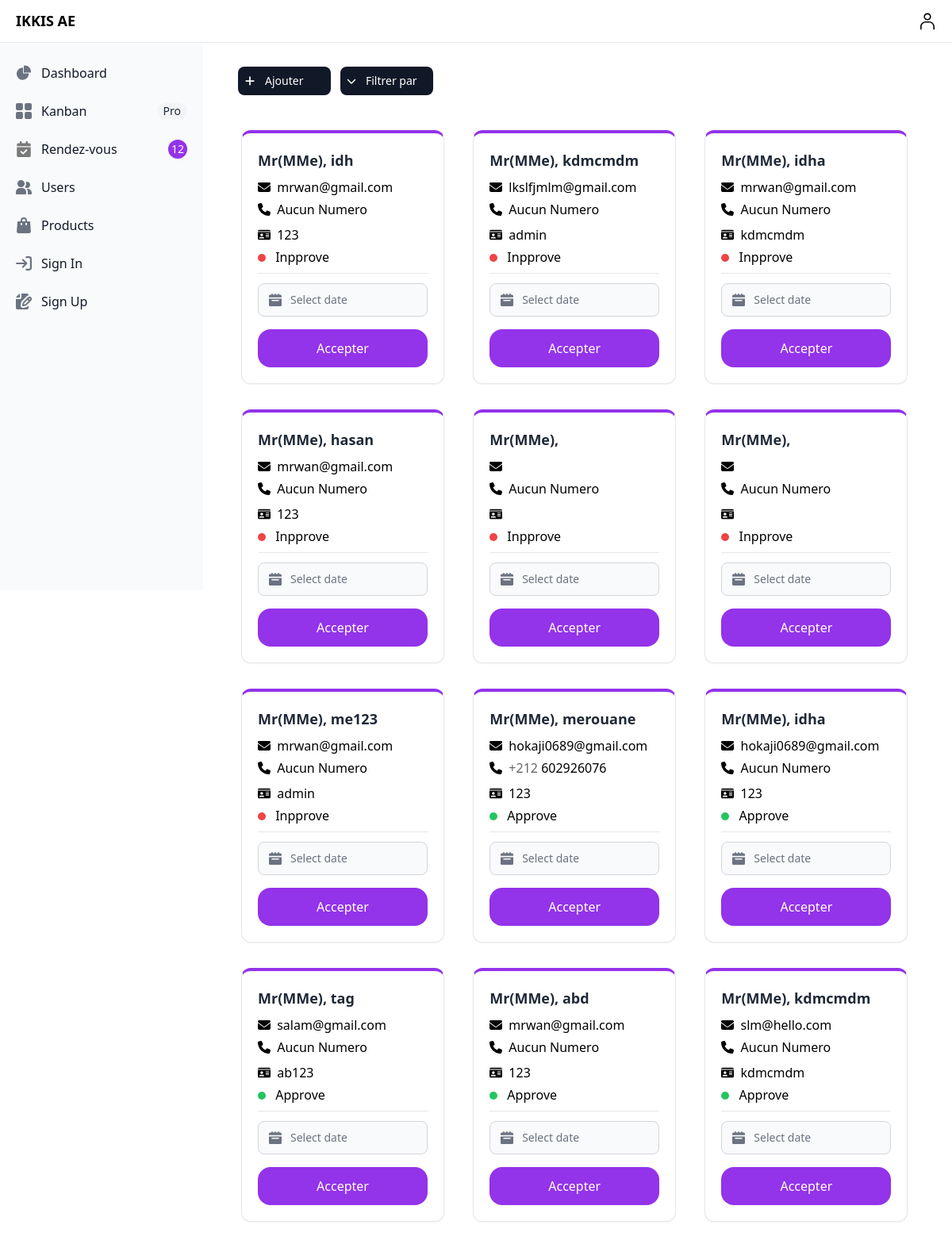
/dashboard/appointement (signed in), run on the app's committed database.
### app/models.py (models this page shows)
class Appointement(models.Model):
    accepted=models.BooleanField(default=False)
    nom=models.CharField(max_length=20,null=True)
    prenom=models.CharField(max_length=30,null=True)
    cni=models.CharField(max_length=10,null=True)
    numero_telephone=models.IntegerField(null=True)
    email=models.EmailField(max_length=20,null=True)
    message=models.CharField(max_length=40,null=True)
    date=models.TextField(null=True)

### sfe/views.py (the view)
# urls.py: path('dashboard/appointement',views.appointement,name="appointement"),
def appointement(request):
    new_appointement=Appointement.objects.all().order_by('accepted')
    context={
        'new_appointement':new_appointement,
    }
    return render(request,"adm/appointement.html",context)

### templates/adm/appointement.html (shortened to what this page needs)
{% extends 'adm/dash.html' %}
{% block content %}
<div class="sm:ml-72">
          {% include "msg/msg.html" %}
          <div class="sm:flex">
                    <div class="relative flex items-center  space-x-2 sm:space-x-3 mx-48 mb-6 ml-3 py-1">
                        <button  data-modal-target="add-appoint-modal" data-modal-toggle="add-appoint-modal" class="bg-gray-900 inline-flex items-center justify-center w-1/2  py-2 text-sm font-medium text-center text-white rounded-lg bg-primary-700 hover:bg-primary-800 px-2">
                            <p class="px-3">Ajouter&nbsp&nbsp&nbsp&nbsp</p>
                        </button>
                        <button id="dropdownActionButton" data-dropdown-toggle="dropdownAction" class="bg-gray-900 inline-flex items-center justify-center w-1/2  py-2 text-sm font-medium text-center text-white rounded-lg bg-primary-700 hover:bg-primary-800 px-2">
                        <p class="px-3">Filtrer par</p>
                        </button>
                    </div>
                </div>
{% for i in new_appointement  %}
<div class="lg:w-64 h-80 mx-4 bg-white border border-t-4 border-t-purple-600 shadow-sm rounded-xl inline-block my-4 ">
          <div class="p-4 md:p-5">
                    <h3 class="text-lg font-bold text-gray-800">
                      Mr(MMe), {{i.nom}}
                    </h3>
                    <div class="pt-2">
                              <p class="inline-block">{{i.email}}</p>
                    </div>
                    <div >
                          {% if not i.numero_telephone is None %}
                              <div class="pt-1 inline-block mr-3">
                                        <p class="inline-block"><span class="opacity-60">+212</span> {{i.numero_telephone}}</p>
                              </div>
                              {% else %}
                              <div class="pt-1 inline-block mr-3">
                                      Aucun Numero
                              </div>
                          {% endif %}
                              <div class="py-0.5"></div>
                              <div class="pt-1 inline-block mr-4">
                                        <p class="inline-block">{{i.cni}}</p>
                              </div>
                    </div>
                    <div class="pt-1 inline-block mr-4">
                      {% if i.accepted %}
                      <div class="h-2.5 w-2.5 rounded-full bg-green-500 me-2 inline-block"></div>
                      <p class="inline-block">Approve</p>
                      {% else %}
                      <div class="h-2.5 w-2.5 rounded-full bg-red-500 me-2 inline-block"></div>
                      <p class="inline-block">Inpprove</p>
                      {% endif %}
                    </div>
                    <div class="border-b pt-2">
                    </div>
                    <div>
                    <div class="relative max-w-sm mt-3 ">
                      <div class="absolute inset-y-0 start-0 flex items-center ps-3.5 pointer-events-none">
                      </div>
                      <form method="POST" action="{% url 'approve_appoint' app_id=i.id %}">
                      <input readonly datepicker type="text" name="date" id="date" class=" bg-gray-50 border border-gray-300 text-gray-900 text-sm rounded-lg focus:ring-blue-500 focus:border-blue-500 block w-full ps-10 p-2.5 " placeholder="Select date">
                      </div>
                      <button class="block mt-4 w-full bg-purple-600 text-white py-3 rounded-2xl hover:bg-yellow-300 transition " >Accepter</button>
                    </div>
                    </div>
                  </div>
{% endfor %}
</div>
{% endblock content %}

### data on the page
Appointement: nom "idh", email "mrwan@gmail.com", shows "Aucun Numero", cni "123", accepted False (drawn)
Appointement: nom "kdmcmdm", email "lkslfjmlm@gmail.com", shows "Aucun Numero", cni "admin", accepted False (drawn)
Appointement: nom "idha", email "mrwan@gmail.com", shows "Aucun Numero", cni "kdmcmdm", accepted False (drawn)
Appointement: nom "hasan", email "mrwan@gmail.com", shows "Aucun Numero", cni "123", accepted False (drawn)
Appointement: shows "Aucun Numero", accepted False (drawn)
Appointement: shows "Aucun Numero", accepted False (drawn)
Appointement: nom "me123", email "mrwan@gmail.com", shows "Aucun Numero", cni "admin", accepted False (drawn)
Appointement: nom "merouane", email "hokaji0689@gmail.com", numero_telephone "602926076", cni "123", accepted True (drawn)
Appointement: nom "idha", email "hokaji0689@gmail.com", shows "Aucun Numero", cni "123", accepted True (drawn)
Appointement: nom "tag", email "salam@gmail.com", shows "Aucun Numero", cni "ab123", accepted True (drawn)
Appointement: nom "abd", email "mrwan@gmail.com", shows "Aucun Numero", cni "123", accepted True (drawn)
Appointement: nom "kdmcmdm", email "slm@hello.com", shows "Aucun Numero", cni "kdmcmdm", accepted True (drawn)

### other printed values
{{ new_appointement.count }} "12"
